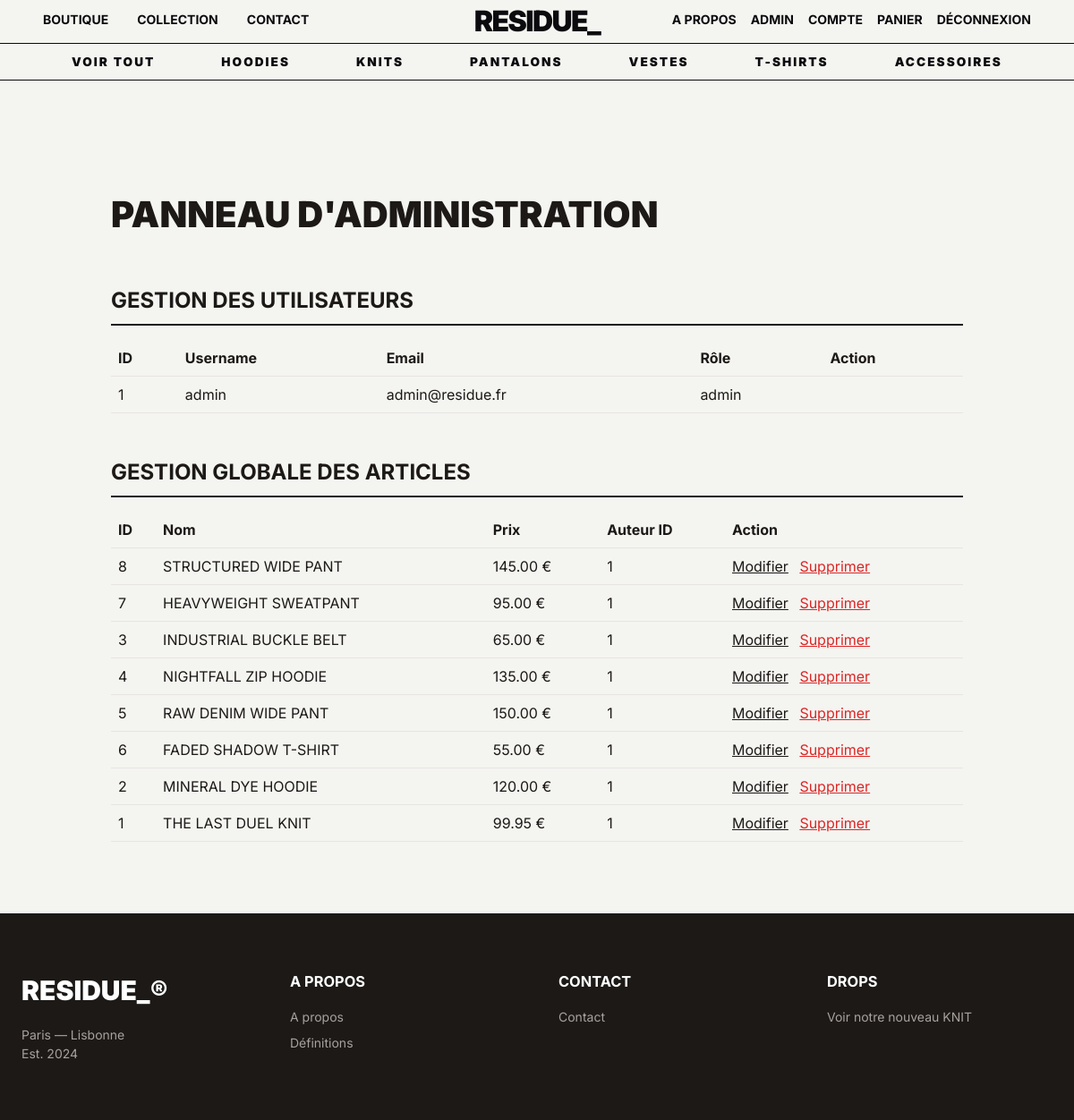
Screenshot of /admin.php (signed in) with the database file from the repository.
### tables this page shows
CREATE TABLE `user` (
  `id` int(11) NOT NULL,
  `username` varchar(50) NOT NULL,
  `password` varchar(255) NOT NULL,
  `email` varchar(100) NOT NULL,
  `balance` decimal(10,2) DEFAULT 0.00,
  `profile_pic` varchar(255) DEFAULT 'default.jpg',
  `role` enum('user','admin') DEFAULT 'user'
);

CREATE TABLE `article` (
  `id` int(11) NOT NULL,
  `name` varchar(100) NOT NULL,
  `description` text DEFAULT NULL,
  `price` decimal(10,2) NOT NULL,
  `publish_date` datetime DEFAULT current_timestamp(),
  `author_id` int(11) DEFAULT NULL,
  `category` varchar(50) DEFAULT 'unclassified'
);

### admin.php (the view, shortened to what this page needs)
<?php
require_once 'includes/db.php';
$resUsers = $mysqli->query("SELECT id, username, email, role, balance FROM user ORDER BY id DESC");
$users = [];
if ($resUsers) {
    while($row = $resUsers->fetch_assoc()) $users[] = $row;
}
$resArticles = $mysqli->query("SELECT id, name, price, author_id FROM article ORDER BY publish_date DESC");
$articles = [];
if ($resArticles) {
    while($row = $resArticles->fetch_assoc()) $articles[] = $row;
}
include 'includes/header.php';
?>
<div class="contactContainer" style="max-width: 1000px;">
    <h1 class="titleFormular">Panneau d'Administration</h1>
    <h2 style="text-transform: uppercase; margin-top: 3rem; margin-bottom: 1rem; border-bottom: 2px solid #1c1917; padding-bottom: 0.5rem;">Gestion des Utilisateurs</h2>
    <table style="width: 100%; border-collapse: collapse; text-align: left; margin-bottom: 2rem;">
        <thead>
            <tr style="border-bottom: 1px solid #e7e5e4;">
                <th style="padding: 0.5rem;">ID</th>
                <th style="padding: 0.5rem;">Username</th>
                <th style="padding: 0.5rem;">Email</th>
                <th style="padding: 0.5rem;">Rôle</th>
                <th style="padding: 0.5rem;">Action</th>
            </tr>
        </thead>
        <tbody>
            <?php foreach($users as $u): ?>
            <tr style="border-bottom: 1px solid #e7e5e4;">
                <td style="padding: 0.5rem;"><?php echo $u['id']; ?></td>
                <td style="padding: 0.5rem;"><?php echo htmlspecialchars($u['username']); ?></td>
                <td style="padding: 0.5rem;"><?php echo htmlspecialchars($u['email']); ?></td>
                <td style="padding: 0.5rem;"><?php echo htmlspecialchars($u['role']); ?></td>
                <td style="padding: 0.5rem;">
                </td>
            </tr>
            <?php endforeach; ?>
        </tbody>
    </table>
    <h2 style="text-transform: uppercase; margin-top: 3rem; margin-bottom: 1rem; border-bottom: 2px solid #1c1917; padding-bottom: 0.5rem;">Gestion Globale des Articles</h2>
    <table style="width: 100%; border-collapse: collapse; text-align: left;">
        <thead>
            <tr style="border-bottom: 1px solid #e7e5e4;">
                <th style="padding: 0.5rem;">ID</th>
                <th style="padding: 0.5rem;">Nom</th>
                <th style="padding: 0.5rem;">Prix</th>
                <th style="padding: 0.5rem;">Auteur ID</th>
                <th style="padding: 0.5rem;">Action</th>
            </tr>
        </thead>
        <tbody>
            <?php foreach($articles as $a): ?>
            <tr style="border-bottom: 1px solid #e7e5e4;">
                <td style="padding: 0.5rem;"><?php echo $a['id']; ?></td>
                <td style="padding: 0.5rem;"><?php echo htmlspecialchars($a['name']); ?></td>
                <td style="padding: 0.5rem;"><?php echo number_format($a['price'], 2); ?> €</td>
                <td style="padding: 0.5rem;"><?php echo $a['author_id'] ? $a['author_id'] : 'Inconnu'; ?></td>
                <td style="padding: 0.5rem;">
                    <form action="editArticle.php" method="POST" style="display:inline-block; margin-right: 0.5rem;">
                        <button type="submit" style="text-decoration: underline;">Modifier</button>
                    </form>
                    <form action="admin.php" method="POST" style="display:inline-block;" onsubmit="return confirm('Supprimer cet article ?');">
                        <button type="submit" style="color: #dc2626; text-decoration: underline;">Supprimer</button>
                    </form>
                </td>
            </tr>
            <?php endforeach; ?>
        </tbody>
    </table>
</div>
<?php include 'includes/footer.php'; ?>

### css/style.css (style rules this page uses)
*, *::before, *::after { box-sizing: border-box; }
body, h1, h2, h3, h4, p, figure, blockquote, dl, dd { margin: 0; }
body { background-color: #f4f4f0; color: #1c1917; font-family: 'Inter', sans-serif; line-height: 1.5; overflow-x: hidden; min-height: 100vh; cursor: default; }
body.page-with-nav-space { padding-top: 130px; }
html { scroll-behavior: smooth; }
button { background: none; border: none; font: inherit; cursor: pointer; color: inherit; padding: 0; }
.contactContainer { max-width: 800px; margin: 4rem auto; padding: 1rem 1.5rem; }
.titleFormular { font-size: 2.5rem; font-weight: 900; text-transform: uppercase; margin-bottom: 0.5rem; }

### rows the page displays
user: id "1", username "admin", email "admin@residue.fr", role "admin"
article: id "8", name "STRUCTURED WIDE PANT", price "145.00", author "1"
article: id "7", name "HEAVYWEIGHT SWEATPANT", price "95.00", author "1"
article: id "3", name "INDUSTRIAL BUCKLE BELT", price "65.00", author "1"
article: id "4", name "NIGHTFALL ZIP HOODIE", price "135.00", author "1"
article: id "5", name "RAW DENIM WIDE PANT", price "150.00", author "1"
article: id "6", name "FADED SHADOW T-SHIRT", price "55.00", author "1"
article: id "2", name "MINERAL DYE HOODIE", price "120.00", author "1"
article: id "1", name "THE LAST DUEL KNIT", price "99.95", author "1"
